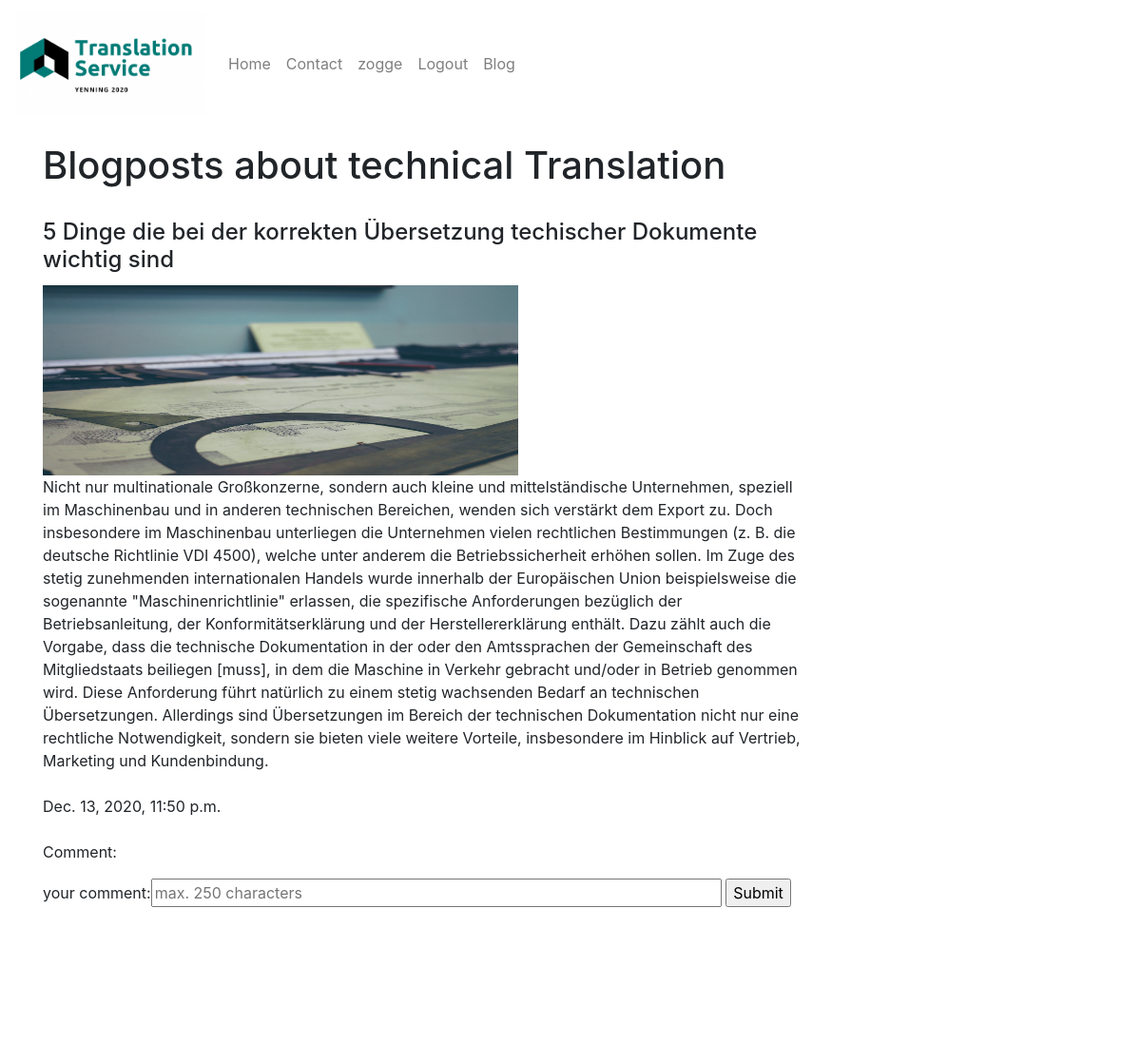
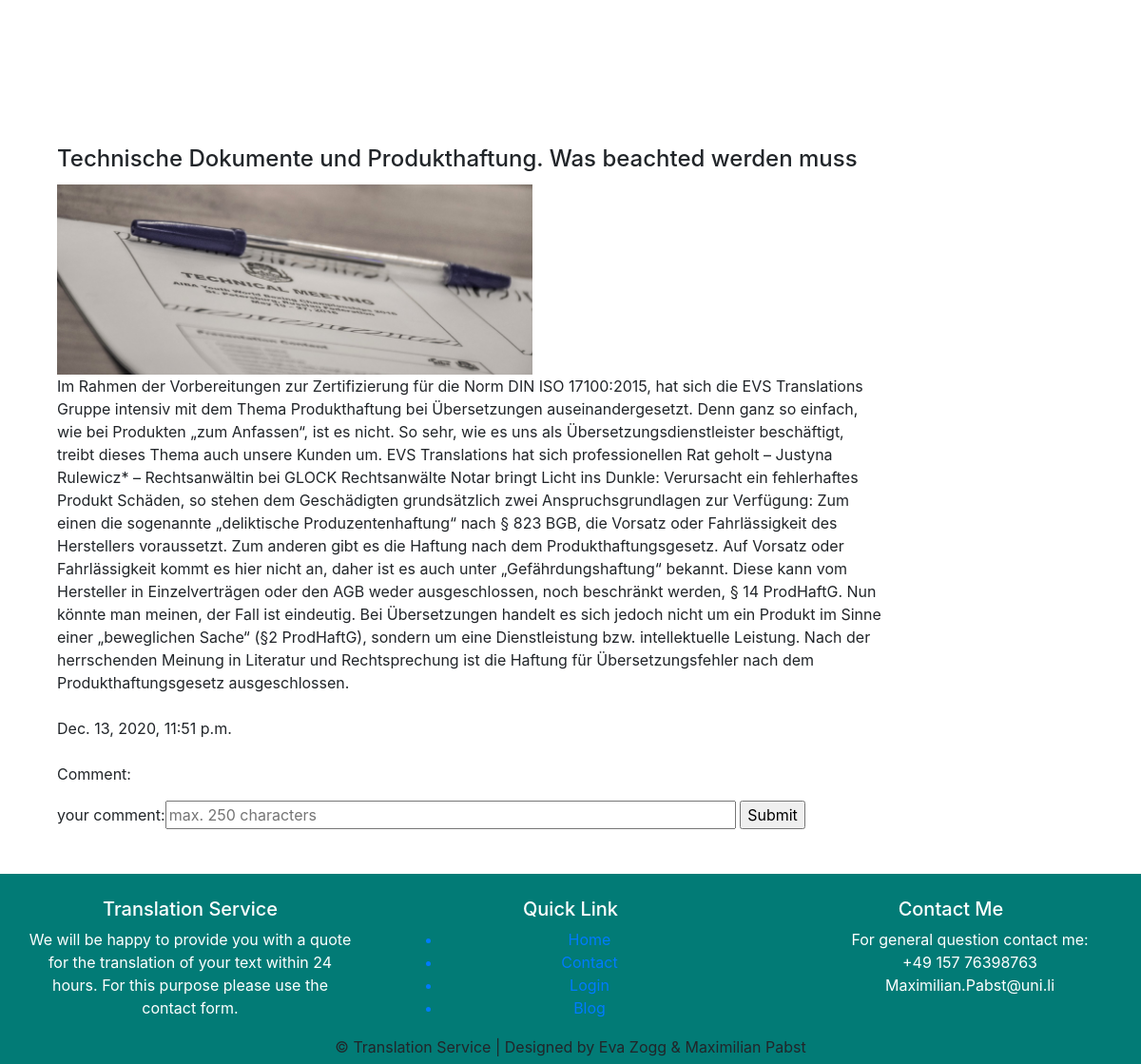
Page /blog/ (signed in) on the committed database (2 pictures, top to bottom).
### blog/models.py (models this page shows)
class blog(models.Model):
    title=models.CharField(max_length=200)
    Blogtext=models.TextField()
    Date=models.DateTimeField(auto_now_add=True)
    Comment=models.TextField(max_length=1000, blank=True)
    Image=models.ImageField(upload_to='static', blank=True)

### blog/views.py (the view)
# urls.py: path('blog/', blog_view),
def blog_view(httprequest, *args, **kwargs): #  create function
    blogdata = blog.objects.all()  # Saves objects from DB in Variable blogdata which is called in blog.html
    context = { #the conext dictionary is created
        "blogdata": blogdata,  # key:blogdata and value blogdata
        "Title": "Blogposts about technical Translation", #key: Title and value Blogpost related...
        'form': comment() #key: form and value is the user comment
    }
    if httprequest.method == "POST": #user is creating a POST request
        createcomment(httprequest) #createcomment is called
    return render(httprequest, "blog.html", context) #and Page is rendert again so the comment gets shown

### blog/forms.py
class comment(forms.ModelForm):
    Comment = forms.CharField(max_length=250,
                              label="your comment",
                              widget=forms.TextInput(attrs={'style': 'width:600px', 'placeholder':'max. 250 characters'})) #widget as a HTML representation of Input Field
    class Meta: #further options
        model=blog
        fields=['Comment']

### blog/templates/blog.html (shortened to what this page needs)
{% extends "base.html" %}
    {% block content %}
        <h1>{{ Title }}</h1>
        <br>
        <div class="content">
            <div class="row row-cols-1 row-cols-md-1">
            {%for obj in blogdata%}
                <div class="col mb-4" style="max-width: 900px;">
                    <div class
                        <div class="card-body">
                            <h4 class="card-title">{{ obj.title }}</h4>
                            <img src="{{ obj.Image.url }}" alt="{{ text }}" width="500px" height="200">
                            <br>
                            <p> {{ obj.Blogtext}} <br>
                                <br>{{ obj.Date }} <br><br> Comment: <em><br>{{ obj.Comment }} </em>
                                <form action="/blog/" method="post" >
                                {{ form }}
                                <input type="submit" value="Submit">
                                </form>
                            </p>
                        </div>
                    </div>
                </div>
            </div>
        </div>
    <br><br><br>
        {% endfor %}
    {% endblock %}

### templates/base.html (shortened to what this page needs)
<!DOCTYPE html>
<html lang="en">
<head>
    <link rel="stylesheet" href="https://maxcdn.bootstrapcdn.com/bootstrap/4.5.2/css/bootstrap.min.css">
</head>
<body>
    <nav class="navbar navbar-expand-sm navbar-light" style="background-color: #orange;">
      <a class="navbar-brand" href="/">
        {% load static %}
        <img src="{% static './Logo.png' %}" alt="Logo" style="width:200px;">
      </a>
      <div class="collapse navbar-collapse" id="collapsibleNavbar">
        <ul class="navbar-nav">
          <li class="nav-item">
            <a class="nav-link" href="/home">Home</a>
          </li>
          <li class="nav-item">
            <a class="nav-link" href="/contact">Contact</a>
          </li>
            {% if user.is_authenticated %}
            <li class="nav-item">
                <a class="nav-link" href="{% url 'updateUser' pk=user.id %}">{{ user.get_username }}</a>
            </li>
           <li class="nav-item">
                <a class="nav-link" href="{% url 'logout'%}?next={{request.path}}">Logout</a>
            </li>
          {% else %}
            <li class="nav-item">
                <a class="nav-link" href="{% url 'login'%}?next={{request.path}}">Login</a>
            </li>
          {% endif %}
          <li class="nav-item">
              <a class="nav-link" href="/blog">Blog</a>
          </li>
        </ul>
      </div>
    </nav>
    <main>
    <div class='container'>
        <div class='content'>
            <p>
                {% block content %}{% endblock %}
</body>
    <div class='footer'>
        <div class="footer-content">
            <div class="footer-section-about">
                <h5> <span>Translation</span> Service</h5>
                <p>We will be happy to provide you with a quote for the translation of your text within 24 hours.
                For this purpose please use the contact form.</p>
                <div class="social">
                    <a href='#'>></a>
                    <a href='#'>></a>
                    <a href='#'>></a>
                </div>
            </div>
            <div class="footer-section-link">
                <h5>Quick Link</h5>
                <ul>
                <a href="/home">
                    <li>Home</li>
                </a>
                <a href="/contact">
                    <li>Contact</li>
                </a>
                <a href={% url 'login'%}?next={{request.path}}">
                    <li>Login</li>
                </a>
                <a href="/blog">
                    <li>Blog</li>
                </a>
                </ul>
            </div>
            <div class="footer-section-contact-form"><h5>Contact Me</h5>
                <ul>
                For general question contact me:
                <br>
                +49 157 76398763
                <br>
                Maximilian.Pabst@uni.li
            </div>
        </div>
        <div class='footer-bottom'>
            &copy; Translation Service | Designed by Eva Zogg & Maximilian Pabst
        </div>
    </div>
</html>

### templates/base.html (style rules this page uses)
.footer { background-color: #027b76; position: relative; text-align: center; height: 200px; margin-top: -70px; clear: both; }
.footer-bottom { background-color: #027b76; height: 30px; text-align: center; position: absolute; bottom: 0px; left: 0px; padding-top: 0px; width: 100%; }
.footer-content { border: 1px; height: 170px; display: flex; }
.footer-section-about { flex: 1; border: 1px; padding: 25px; text-align: center; color: white; }
.footer-section-link { flex: 1; border: 1px; padding: 25px; text-align: center; color: white; }
.footer-section-contact-form { flex: 1; border: 1px; padding: 25px; text-align: center; color: white; }
.content { min-height: 100%; overflow: auto; padding-bottom: 100px; background-color: white; width: 800px; }
.container { position: relative; min-height: 100%; }

### rows in the picture
blog: title "5 Dinge die bei der korrekten Übersetzung techischer Dokumente wichtig sind", Image (picture), Blogtext "Nicht nur multinationale Großkonzerne, sondern auch kleine und mittelständische Unternehmen, speziell im Maschinenbau und in anderen technischen Bereichen, wenden sich verstärkt dem Export zu. Doch insbesondere im Maschinenbau unterliegen die Unternehmen vielen rechtlichen Bestimmungen (z. B. die deutsche Richtlinie VDI 4500), welche unter anderem die Betriebssicherheit erhöhen sollen. Im Zuge des stetig zunehmenden internationalen Handels wurde innerhalb der Europäischen Union beispielsweise die sogenannte \"Maschinenrichtlinie\" erlassen, die spezifische Anforderungen bezüglich der Betriebsanleitung, der Konformitätserklärung und der Herstellererklärung enthält. Dazu zählt auch die Vorgabe,…", Date "Dec. 13, 2020, 11:50 p.m."
blog: title "Technische Dokumente und Produkthaftung. Was beachted werden muss", Image (picture), Blogtext "Im Rahmen der Vorbereitungen zur Zertifizierung für die Norm DIN ISO 17100:2015, hat sich die EVS Translations Gruppe intensiv mit dem Thema Produkthaftung bei Übersetzungen auseinandergesetzt. Denn ganz so einfach, wie bei Produkten „zum Anfassen“, ist es nicht. So sehr, wie es uns als Übersetzungsdienstleister beschäftigt, treibt dieses Thema auch unsere Kunden um. EVS Translations hat sich professionellen Rat geholt – Justyna Rulewicz* ­– Rechtsanwältin bei GLOCK Rechtsanwälte Notar bringt Licht ins Dunkle: Verursacht ein fehlerhaftes Produkt Schäden, so stehen dem Geschädigten grundsätzlich zwei Anspruchsgrundlagen zur Verfügung: Zum einen die sogenannte „deliktische Produzentenhaftung“…", Date "Dec. 13, 2020, 11:51 p.m."

### other values in the picture
{{ user.get_username }} "zogge"
{{ Title }} "Blogposts about technical Translation"
